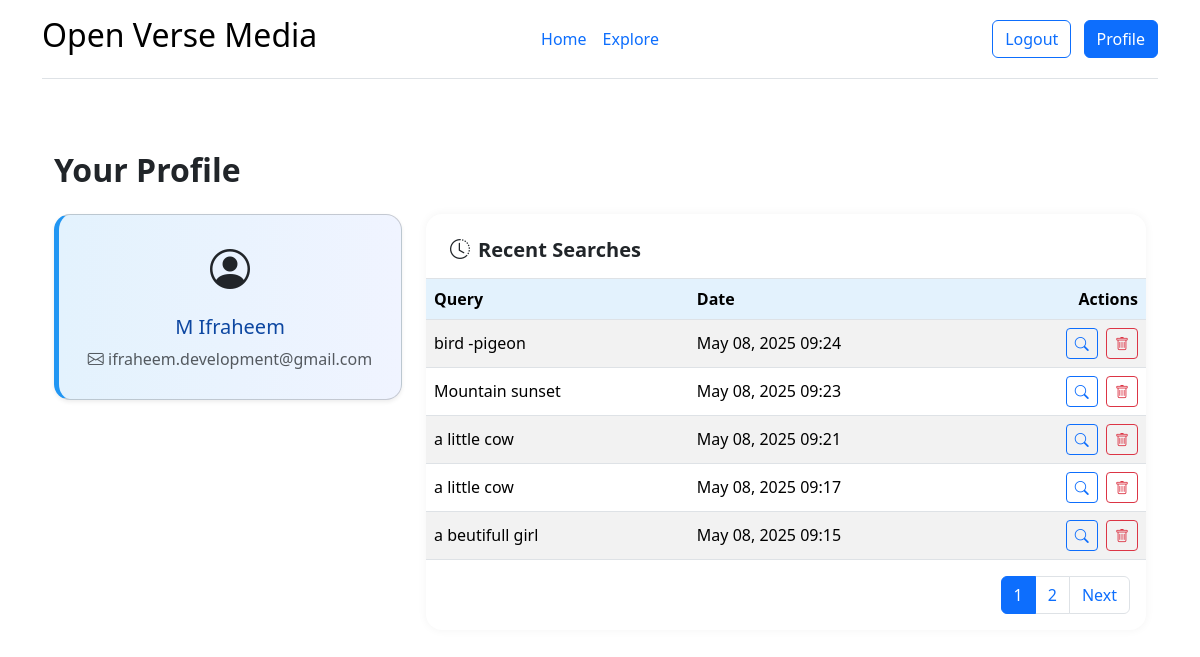
Screenshot of /search/profile/ (signed in) with the database file from the repository.
### accounts/models.py (models this page shows, shortened)
class CustomUser(AbstractUser):
    email = models.EmailField(unique=True)
    address = models.TextField(blank=True, null=True)
    phone = models.CharField(max_length=20, blank=True, null=True)

### openmedia/models.py (models this page shows, shortened)
class SearchHistory(models.Model):
    user = models.ForeignKey(User, on_delete=models.CASCADE)
    query = models.CharField(max_length=255)
    timestamp = models.DateTimeField(auto_now_add=True)

### openmedia/views.py (the view)
# urls.py: path('profile/', profile_view, name='profile'),
@login_required
def profile_view(request):
    search_list = SearchHistory.objects.filter(user=request.user).order_by('-timestamp')
    paginator = Paginator(search_list, 5)  # 5 per page
    page_number = request.GET.get('page')
    page_obj = paginator.get_page(page_number)
    return render(request, 'profile.html', {'searches': page_obj, 'title':'Profile'})

### templates/profile.html (shortened to what this page needs)
{% extends "base.html" %}
{% block content %}
<div class="container py-5">
  <h2 class="mb-4 fw-bold">Your Profile</h2>
  <div class="row g-4">
    <div class="col-md-4">
      <div class="card profile-card shadow-sm p-4 text-center">
        <i class="bi bi-person-circle fs-1 mb-3"></i>
        <h5>{{ request.user.get_full_name|default:request.user.username }}</h5>
        <p class="mb-1 text-muted"><i class="bi bi-envelope"></i> {{ request.user.email }}</p>
      </div>
    </div>
    <div class="col-md-8">
      <div class="table-wrapper bg-white">
        <div class="px-4 pt-4 pb-2 border-bottom">
          <h5 class="fw-bold"><i class="bi bi-clock-history me-2"></i>Recent Searches</h5>
        </div>
        {% if searches %}
          <div class="table-responsive">
            <table class="table table-striped mb-0 align-middle">
              <thead>
                <tr>
                  <th>Query</th>
                  <th>Date</th>
                  <th class="text-end">Actions</th>
                </tr>
              </thead>
              <tbody>
                {% for search in searches %}
                  <tr>
                    <td>{{ search.query }}</td>
                    <td>{{ search.timestamp|date:"M d, Y H:i" }}</td>
                    <td class="text-end">
                      <a href="{% url 'search_media' %}?q={{ search.query }}" class="btn btn-sm btn-outline-primary me-1" title="View again">
                        <i class="bi bi-search"></i>
                      </a>
                      <form method="POST" action="{% url 'delete_search' search.id %}" class="d-inline">
                        <button type="submit" class="btn btn-sm btn-outline-danger" title="Delete">
                          <i class="bi bi-trash"></i>
                        </button>
                      </form>
                    </td>
                  </tr>
                {% endfor %}
              </tbody>
            </table>
          </div>
          <div class="p-3">
            {% if searches.has_other_pages %}
              <nav>
                <ul class="pagination justify-content-end mb-0">
                  {% for i in searches.paginator.page_range %}
                    <li class="page-item {% if searches.number == i %}active{% endif %}">
                      <a class="page-link" href="?page={{ i }}">{{ i }}</a>
                    </li>
                  {% endfor %}
                  {% if searches.has_next %}
                    <li class="page-item">
                      <a class="page-link" href="?page={{ searches.next_page_number }}">Next</a>
                    </li>
                  {% endif %}
                </ul>
              </nav>
            {% endif %}
          </div>
        {% else %}
          <div class="p-4 text-muted">No search history yet.</div>
        {% endif %}
      </div>
    </div>
  </div>
</div>
{% endblock %}

### templates/profile.html (style rules this page uses)
.profile-card { background: linear-gradient(to right, #e3f2fd, #f0f4ff); border-left: 5px solid #2196f3; border-radius: 1rem; }
.profile-card h5 { color: #0d47a1; }
.table-wrapper { border-radius: 1rem; overflow: hidden; box-shadow: 0 0 10px rgba(0,0,0,0.05); }
.table th { background-color: #e3f2fd; font-weight: 600; }

### rows the page displays
CustomUser: user.get_full_name "M Ifraheem", user.email "ifraheem.development@gmail.com"
SearchHistory: query "bird -pigeon", timestamp "May 08, 2025 09:24"
SearchHistory: query "Mountain sunset", timestamp "May 08, 2025 09:23"
SearchHistory: query "a little cow", timestamp "May 08, 2025 09:21"
SearchHistory: query "a little cow", timestamp "May 08, 2025 09:17"
SearchHistory: query "a beutifull girl", timestamp "May 08, 2025 09:15"

### other values shown
{{ i }} "1" "2"
